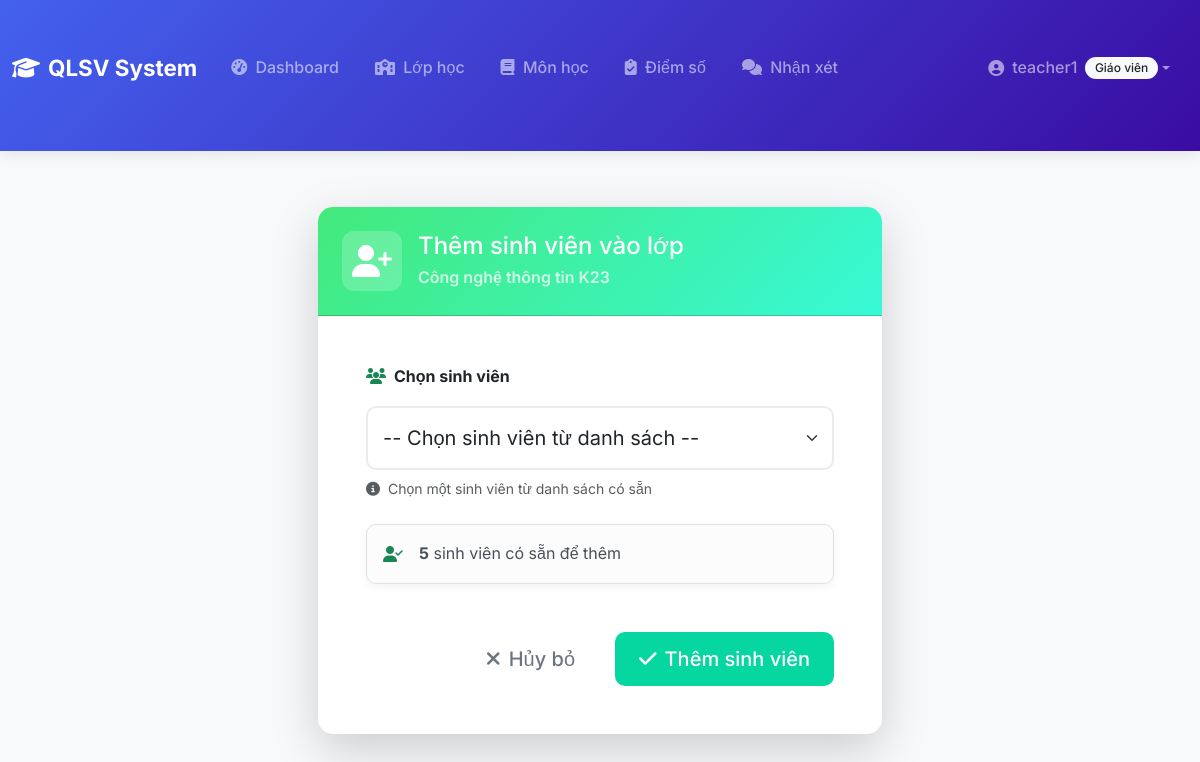
The page /classes/1/add-student/ (signed in) on the database its author committed.
### accounts/models.py (models this page shows, shortened)
class CustomUser(AbstractUser):
    ROLE_CHOICES = (
        ('admin', 'Admin'),
        ('teacher', 'Giáo viên'),
        ('student', 'Sinh viên'),
    )
    role = models.CharField(max_length=10, choices=ROLE_CHOICES, default='student')

### classes/models.py (models this page shows, shortened)
class Class(models.Model):
    ma_lop = models.CharField(max_length=20, unique=True, verbose_name="Mã lớp")
    ten_lop = models.CharField(max_length=100, verbose_name="Tên lớp")
    giao_vien_chu_nhiem = models.ForeignKey(
        User,
        on_delete=models.SET_NULL,
        null=True,
        blank=True,
        related_name='classes_managed',
        limit_choices_to={'role': 'teacher'},
        verbose_name="Giáo viên chủ nhiệm"
    )
    students = models.ManyToManyField(
        Student,
        related_name='classes',
        blank=True,
        verbose_name="Sinh viên"
    )
    nam_hoc = models.CharField(max_length=20, default="2024-2025", verbose_name="Năm học")
    created_at = models.DateTimeField(auto_now_add=True)
    updated_at = models.DateTimeField(auto_now=True)
    class Meta:
        verbose_name = "Lớp học"
        verbose_name_plural = "Lớp học"
        ordering = ['ma_lop']

### classes/views.py (the view, shortened to what this page needs)
# urls.py: path('<int:pk>/add-student/', views.class_add_student, name='class_add_student'),
@login_required
@user_passes_test(is_admin_or_teacher)
def class_add_student(request, pk):
    class_obj = get_object_or_404(Class, pk=pk)
    if not check_class_permission(request.user, class_obj):
        messages.error(request, "Bạn không có quyền thêm sinh viên vào lớp này.")
        return redirect('class_list')
    existing_student_ids = class_obj.students.values_list('id', flat=True)
    available_students = Student.objects.exclude(id__in=existing_student_ids)
    return render(request, 'classes/class_add_student.html', {
        'class_obj': class_obj,
        'available_students': available_students,
        'user_role': request.user.role,
    })

### classes/views.py (called while the page is built)
def is_admin_or_teacher(user):
    return user.is_authenticated and (user.role == 'admin' or user.role == 'teacher')

def check_class_permission(user, class_obj):
    if user.role == 'admin':
        return True
    elif user.role == 'teacher':
        return class_obj.giao_vien_chu_nhiem == user
    return False

### classes/templates/classes/class_add_student.html (shortened to what this page needs)
{% extends 'base.html' %}
{% block content %}
<div class="container-fluid py-4">
    <div class="row justify-content-center">
        <div class="col-lg-6">
            <div class="card shadow-lg border-0">
                <div class="card-header bg-gradient-success text-white py-4">
                    <div class="d-flex align-items-center">
                        <div class="header-icon me-3">
                            <i class="fas fa-user-plus fa-2x"></i>
                        </div>
                        <div>
                            <h4 class="mb-1">Thêm sinh viên vào lớp</h4>
                            <p class="mb-0 opacity-75">{{ class_obj.ten_lop }}</p>
                        </div>
                    </div>
                </div>
                <div class="card-body p-5">
                    {% if available_students %}
                        <div class="form-container">
                            <form method="post" class="needs-validation" novalidate>
                                <div class="mb-4">
                                    <label class="form-label fw-bold mb-3">
                                        <i class="fas fa-users me-2 text-success"></i>Chọn sinh viên
                                    </label>
                                    <select name="student_id" class="form-select form-select-lg" required>
                                        <option value="" selected disabled>-- Chọn sinh viên từ danh sách --</option>
                                    </select>
                                    <div class="form-text mt-2">
                                        <i class="fas fa-info-circle me-1"></i>
                                        Chọn một sinh viên từ danh sách có sẵn
                                    </div>
                                </div>
                                <div class="available-count alert alert-light border mb-4">
                                    <div class="d-flex align-items-center">
                                        <i class="fas fa-user-check me-3 text-success"></i>
                                        <div>
                                            <span class="fw-bold">{{ available_students|length }}</span> sinh viên có sẵn để thêm
                                        </div>
                                    </div>
                                </div>
                                <div class="d-grid gap-3 d-md-flex justify-content-md-end mt-5">
                                    <a href="{% url 'class_detail' class_obj.pk %}" class="btn btn-outline-secondary btn-lg px-4">
                                        <i class="fas fa-times me-2"></i>Hủy bỏ
                                    </a>
                                    <button type="submit" class="btn btn-success btn-lg px-4">
                                        <i class="fas fa-check me-2"></i>Thêm sinh viên
                                    </button>
                                </div>
                            </form>
                        </div>
                    {% endif %}
                </div>
            </div>
        </div>
    </div>
</div>
{% endblock %}

### student/templates/base.html (shortened to what this page needs)
<!DOCTYPE html>
<html lang="vi">
<head>
    <link href="https://cdn.jsdelivr.net/npm/bootstrap@5.3.3/dist/css/bootstrap.min.css" rel="stylesheet">
    <link rel="stylesheet" href="https://cdnjs.cloudflare.com/ajax/libs/font-awesome/6.4.0/css/all.min.css">
</head>
<body class="bg-light">
<nav class="navbar navbar-expand-lg navbar-dark" style="background: linear-gradient(135deg, var(--primary-color), var(--secondary-color));">
    <div class="container">
        <a class="navbar-brand d-flex align-items-center" href="{% if user.is_authenticated %}{% url 'home' %}{% else %}{% url 'login' %}{% endif %}">
            <i class="fas fa-graduation-cap me-2"></i>
            <span>QLSV System</span>
        </a>
        <div class="collapse navbar-collapse" id="navbarNav">
            <ul class="navbar-nav me-auto">
                {% if user.is_authenticated %}
                    {% if user.role == 'admin' %}
                        <li class="nav-item dropdown">
                            <a class="nav-link dropdown-toggle" href="#" id="adminDropdown" role="button" data-bs-toggle="dropdown">
                                <i class="fas fa-tachometer-alt me-1"></i> Quản trị
                            </a>
                            <ul class="dropdown-menu">
                                <li><a class="dropdown-item" href="{% url 'dashboard' %}">
                                    <i class="fas fa-chart-line me-2"></i>Dashboard
                                </a></li>
                                <li><hr class="dropdown-divider"></li>
                                <li><h6 class="dropdown-header">Quản lý hệ thống</h6></li>
                                <li><a class="dropdown-item" href="{% url 'admin_user_list' %}">
                                    <i class="fas fa-users-cog me-2"></i>Tài khoản người dùng
                                </a></li>
                                <li><a class="dropdown-item" href="{% url 'admin_teacher_list' %}">
                                    <i class="fas fa-chalkboard-teacher me-2"></i>Giáo viên
                                </a></li>
                            </ul>
                        </li>
                        <li class="nav-item">
                            <a href="{% url 'student_list' %}" class="nav-link">
                                <i class="fas fa-users me-1"></i> Sinh viên
                            </a>
                        </li>
                        <li class="nav-item">
                            <a href="{% url 'class_list' %}" class="nav-link">
                                <i class="fas fa-school me-1"></i> Lớp học
                            </a>
                        </li>
                        <li class="nav-item">
                            <a href="{% url 'subject_list' %}" class="nav-link">
                                <i class="fas fa-book me-1"></i> Môn học
                            </a>
                        </li>
                        <li class="nav-item">
                            <a href="{% url 'grade_list' %}" class="nav-link">
                                <i class="fas fa-clipboard-check me-1"></i> Điểm số
                            </a>
                        </li>
                    {% elif user.role == 'teacher' %}
                        <li class="nav-item">
                            <a href="{% url 'teacher_dashboard' %}" class="nav-link">
                                <i class="fas fa-tachometer-alt me-1"></i> Dashboard
                            </a>
                        </li>
                        <li class="nav-item">
                            <a href="{% url 'class_list' %}" class="nav-link">
                                <i class="fas fa-school me-1"></i> Lớp học
                            </a>
                        </li>
                        <li class="nav-item">
                            <a href="{% url 'subject_list' %}" class="nav-link">
                                <i class="fas fa-book me-1"></i> Môn học
                            </a>
                        </li>
                        <li class="nav-item">
                            <a href="{% url 'grade_list' %}" class="nav-link">
                                <i class="fas fa-clipboard-check me-1"></i> Điểm số
                            </a>
                        </li>
                        <li class="nav-item">
                            <a href="{% url 'teacher_note_list' %}" class="nav-link">
                                <i class="fas fa-comments me-1"></i> Nhận xét
                            </a>
                        </li>
                    {% endif %}
                {% endif %}
            </ul>
            <ul class="navbar-nav">
                {% if user.is_authenticated %}
                    <li class="nav-item dropdown">
                        <a class="nav-link dropdown-toggle d-flex align-items-center" href="#" id="userDropdown" role="button" data-bs-toggle="dropdown">
                            <i class="fas fa-user-circle me-2"></i>
                            <span>{{ user.username }}</span>
                            <span class="badge bg-light text-dark ms-2">{{ user.get_role_display }}</span>
                        </a>
                    </li>
                {% else %}
                    <li class="nav-item">
                        <a href="{% url 'login' %}" class="nav-link">
                            <i class="fas fa-sign-in-alt me-1"></i> Đăng nhập
                        </a>
                    </li>
                {% endif %}
            </ul>
        </div>
    </div>
</nav>
<div class="container">
    {% block content %}{% endblock %}
</div>
</body>
</html>

### student/templates/base.html (style rules this page uses)
:root { --primary-color: #4361ee; --secondary-color: #3a0ca3; --success-color: #06d6a0; --info-color: #118ab2; --warning-color: #ffd166; --danger-color: #ef476f; --light-color: #f8f9fa; --dark-color: #212529; }
body { font-family: 'Inter', sans-serif; background-color: #f5f7fb; color: #333; line-height: 1.6; }
.navbar { box-shadow: 0 2px 15px rgba(0,0,0,0.1); padding-top: 0.8rem; padding-bottom: 0.8rem; }
.navbar-brand { font-weight: 700; font-size: 1.4rem; color: white !important; }
.nav-link { font-weight: 500; padding: 0.5rem 1rem !important; border-radius: 4px; margin: 0 2px; transition: all 0.2s ease; }
.container { max-width: 1400px; padding-top: 2rem; padding-bottom: 3rem; }
.card { border: none; border-radius: 12px; box-shadow: 0 5px 15px rgba(0,0,0,0.05); transition: transform 0.3s ease, box-shadow 0.3s ease; margin-bottom: 1.5rem; overflow: hidden; }
.card-header { border-radius: 12px 12px 0 0 !important; padding: 1.2rem 1.5rem; font-weight: 600; }
.btn { border-radius: 8px; padding: 0.5rem 1.2rem; font-weight: 500; transition: all 0.2s ease; border: none; }
.btn-success { background-color: var(--success-color); }
.alert { border-radius: 10px; border: none; box-shadow: 0 3px 10px rgba(0,0,0,0.05); }
.form-control, .form-select { border-radius: 8px; padding: 0.6rem 1rem; border: 1px solid #e0e0e0; transition: all 0.2s ease; }
.badge { padding: 0.4em 0.8em; border-radius: 20px; font-weight: 500; }

### classes/templates/classes/class_add_student.html (style rules this page uses)
.bg-gradient-success { background: linear-gradient(135deg, #43e97b 0%, #38f9d7 100%); }
.card { border-radius: 15px; overflow: hidden; }
.header-icon { width: 60px; height: 60px; background: rgba(255,255,255,0.2); border-radius: 12px; display: flex; align-items: center; justify-content: center; }
.form-select-lg { padding: 15px; border-radius: 10px; border: 2px solid #e9ecef; transition: all 0.3s; }
.btn-lg { padding: 12px 30px; border-radius: 10px; font-weight: 500; }

### rows shown on the page
CustomUser: username "teacher1", role "Giáo viên"
Class: ten_lop "Công nghệ thông tin K23"

### other values the page prints
{{ available_students|length }} "5"
